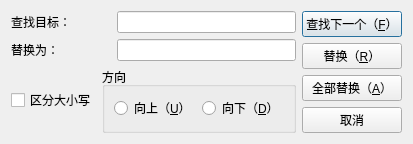
<?xml version="1.0" encoding="UTF-8"?>
<ui version="4.0">
 <class>ReplaceDialog</class>
 <widget class="QDialog" name="ReplaceDialog">
  <property name="geometry">
   <rect>
    <x>0</x>
    <y>0</y>
    <width>407</width>
    <height>139</height>
   </rect>
  </property>
  <property name="maximumSize">
   <size>
    <width>425</width>
    <height>176</height>
   </size>
  </property>
  <property name="windowTitle">
   <string>替换</string>
  </property>
  <layout class="QHBoxLayout" name="horizontalLayout_5">
   <item>
    <layout class="QVBoxLayout" name="verticalLayout_2">
     <item>
      <layout class="QHBoxLayout" name="horizontalLayout">
       <item>
        <widget class="QLabel" name="label">
         <property name="sizePolicy">
          <sizepolicy hsizetype="Fixed" vsizetype="Preferred">
           <horstretch>0</horstretch>
           <verstretch>0</verstretch>
          </sizepolicy>
         </property>
         <property name="minimumSize">
          <size>
           <width>100</width>
           <height>0</height>
          </size>
         </property>
         <property name="maximumSize">
          <size>
           <width>100</width>
           <height>16777215</height>
          </size>
         </property>
         <property name="text">
          <string>查找目标：</string>
         </property>
        </widget>
       </item>
       <item>
        <widget class="QLineEdit" name="searchText"/>
       </item>
      </layout>
     </item>
     <item>
      <layout class="QHBoxLayout" name="horizontalLayout_3">
       <item>
        <widget class="QLabel" name="label_2">
         <property name="sizePolicy">
          <sizepolicy hsizetype="Fixed" vsizetype="Preferred">
           <horstretch>0</horstretch>
           <verstretch>0</verstretch>
          </sizepolicy>
         </property>
         <property name="minimumSize">
          <size>
           <width>100</width>
           <height>0</height>
          </size>
         </property>
         <property name="maximumSize">
          <size>
           <width>100</width>
           <height>16777215</height>
          </size>
         </property>
         <property name="text">
          <string>替换为：</string>
         </property>
        </widget>
       </item>
       <item>
        <widget class="QLineEdit" name="targetText"/>
       </item>
      </layout>
     </item>
     <item>
      <layout class="QHBoxLayout" name="horizontalLayout_4">
       <item>
        <widget class="QCheckBox" name="cbCaseSensetive">
         <property name="text">
          <string>区分大小写</string>
         </property>
        </widget>
       </item>
       <item>
        <widget class="QGroupBox" name="groupBox">
         <property name="title">
          <string>方向</string>
         </property>
         <layout class="QHBoxLayout" name="horizontalLayout_2">
          <item>
           <widget class="QRadioButton" name="rbUp">
            <property name="text">
             <string>向上（&amp;U）</string>
            </property>
           </widget>
          </item>
          <item>
           <widget class="QRadioButton" name="rbDown">
            <property name="text">
             <string>向下（&amp;D）</string>
            </property>
           </widget>
          </item>
         </layout>
        </widget>
       </item>
      </layout>
     </item>
    </layout>
   </item>
   <item>
    <layout class="QVBoxLayout" name="verticalLayout">
     <item>
      <widget class="QPushButton" name="biFindNext">
       <property name="text">
        <string>查找下一个（&amp;F）</string>
       </property>
      </widget>
     </item>
     <item>
      <widget class="QPushButton" name="btReplace">
       <property name="text">
        <string>替换（&amp;R）</string>
       </property>
      </widget>
     </item>
     <item>
      <widget class="QPushButton" name="btReplaceAll">
       <property name="text">
        <string>全部替换（&amp;A）</string>
       </property>
      </widget>
     </item>
     <item>
      <widget class="QPushButton" name="btCancel">
       <property name="text">
        <string>取消</string>
       </property>
      </widget>
     </item>
    </layout>
   </item>
  </layout>
 </widget>
 <resources/>
 <connections/>
</ui>
